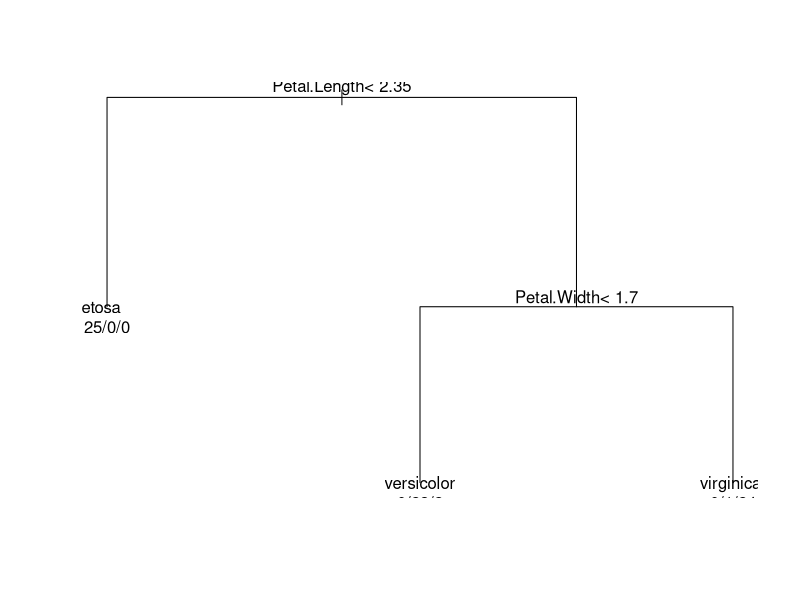

Source code (R):
######################################################################################
## Objective: Machine learning of Iris species classification with  decision tree	##
##		  												##
## Data source: iris data set (included with R installment)					##
##		    please install "rpart" package 							##
##														##
######################################################################################




#install.packages("rpart")   ##please remove "#" if you need to install "rpart" package ###

library(rpart)

data(iris)

str(iris)

dim(iris)

####### creating random number for training set #######

n.points<-nrow(iris)  
sampling.rate<-0.5

random.training<-sample(1:n.points,sampling.rate*n.points,replace=F)

####### subset out the training set     ########
iris.training<-subset(iris[random.training,])
dim(iris.training)

#######  data not selected from training set selection will assign as testing set ####

random.testing<-setdiff(1:n.points,random.training)

####### subset out the testing set ######
iris.testing<-subset(iris[random.testing,])
dim(iris.testing)

####### fitting decision model on training set #######
iris.fit <- rpart( Species~., data = iris.training)

####### make prediction using decision model ########

iris.pred<-predict(iris.fit, ,newdata=iris.testing,type = "class")

####### extract out the true label #######

iris.true.label<-iris.testing$Species

####### confusion table ######

iris.table<-table(iris.pred,iris.true.label)
iris.table

###### visualize the tree structure ######

plot(iris.fit)
text(iris.fit, use.n = TRUE)



